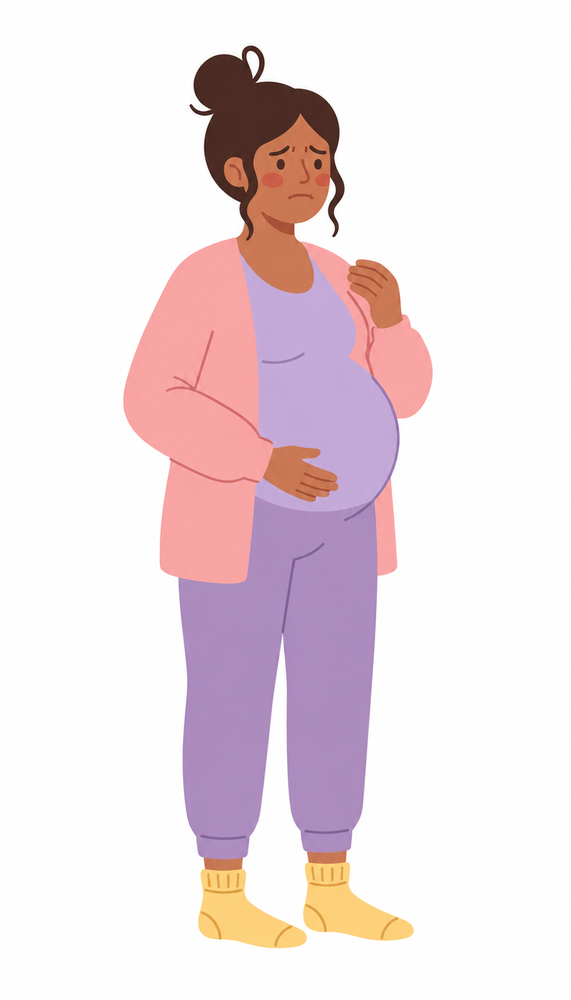
#> input picture characters/mum2/refs/images/b_lift1_0.png, 571 x 1000 px, shrunk from 768 x 1344 before the run
$ python profile_cmp.py ../characters/mum2/refs/images/b_lift1_0.png ../characters/mum2/refs/images/b_lift1_1.png 1.0 5
#> lines starting #> are read from the running program, lines starting #| are printed output that depends on the picture; after the words box and inside, x2 and y2 are one past the last pixel; in counts of white or black regions, pixels touching at a corner belong together
"""Silhouette profile comparison (measuring, not tracing): for each row band, the left/right extent of the figure in the
reference vs the render, reported in H units. Used to tune PARAMETERS numerically; never to copy contour points.
usage: python3 tools/profile_cmp.py <ref image> <render png> <Hpx> [step_px]"""
import sys, numpy as np
from PIL import Image
ref, ren, Hpx = sys.argv[1], sys.argv[2], float(sys.argv[3]); step = int(sys.argv[4]) if len(sys.argv) > 4 else 40
a = np.asarray(Image.open(ref).convert('RGB')).astype(int); b = np.asarray(Image.open(ren).convert('RGB')).astype(int)
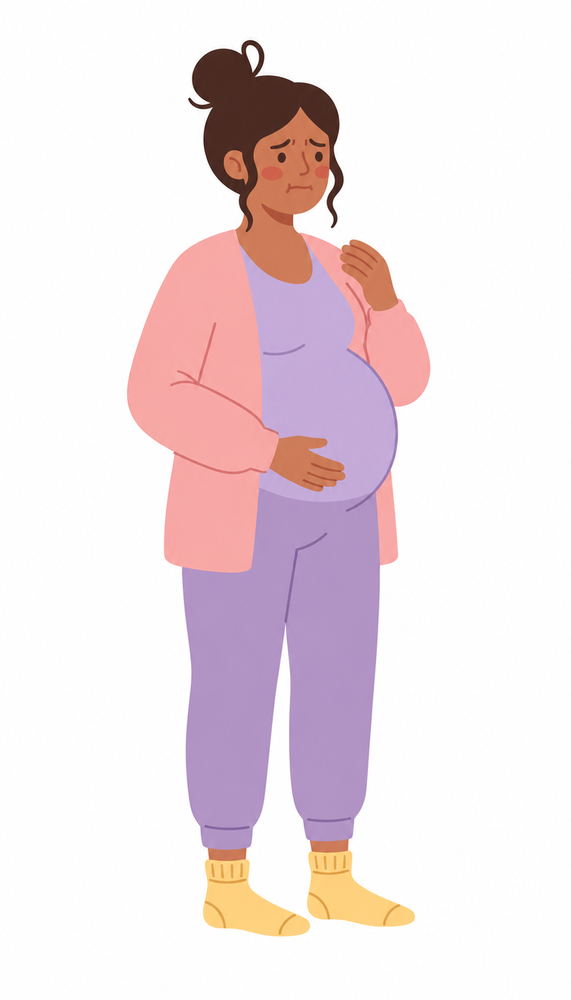
#> input picture characters/mum2/refs/images/b_lift1_1.png, 571 x 1000 px, shrunk from 768 x 1344 before the run
ma = np.abs(a - 255).sum(2) > 40; mb = np.abs(b - 255).sum(2) > 40
#> after `ma = np.abs(a - 255).sum(2) > 40`:
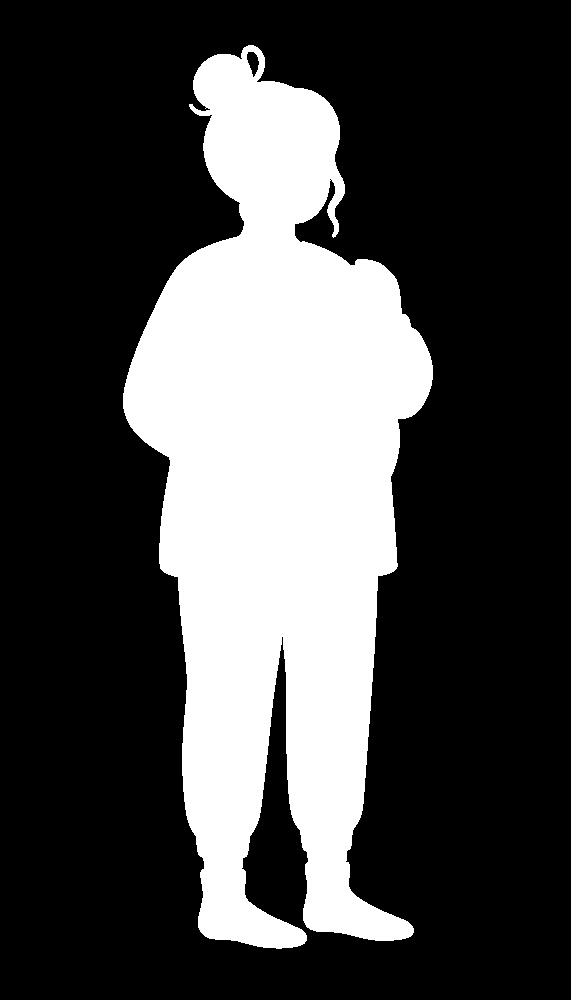
#> ma: shape (1000, 571) bool; 28% white; 1 white region, box (x1, y1, x2, y2) and area: (123, 45, 433, 949) 160150
#> after `mb = np.abs(b - 255).sum(2) > 40`:
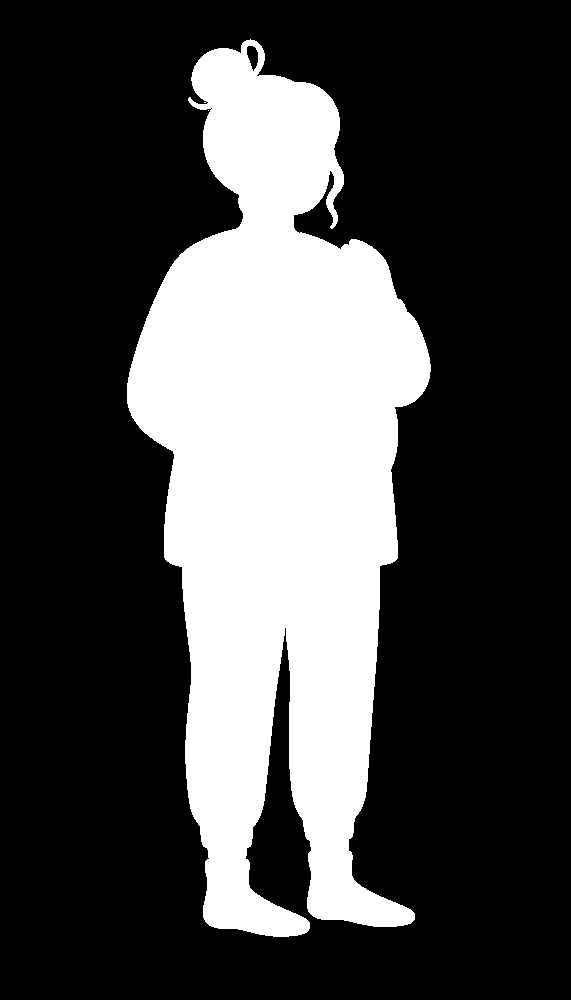
#> mb: shape (1000, 571) bool; 27.7% white; 2 white regions (1 under 20 px), largest, box (x1, y1, x2, y2) and area: (127, 39, 431, 937) 157953
ys = np.nonzero(ma.any(1))[0]; y0, y1 = ys.min(), ys.max()
#> after `ys = np.nonzero(ma.any(1))[0]`: ys = 904 values from 45 to 948
#> after `y0, y1 = (ys.min(), ys.max())`: y0 = 45; y1 = 948
print(f'{"y":>5} {"ref L":>7} {"ren L":>7} {"dL":>6} | {"ref R":>7} {"ren R":>7} {"dR":>6}   (H units; d = render - ref; * if |d| > 0.03)')
for y in range(y0, y1 + 1, step):
    ra, rb = np.nonzero(ma[y])[0], np.nonzero(mb[y])[0]
    if len(ra) == 0 and len(rb) == 0: continue
    f = lambda v: f'{v / Hpx:7.3f}' if v is not None else '    -  '
    L1, R1 = (ra.min(), ra.max()) if len(ra) else (None, None)
    L2, R2 = (rb.min(), rb.max()) if len(rb) else (None, None)
    dL = (L2 - L1) / Hpx if L1 is not None and L2 is not None else None
    dR = (R2 - R1) / Hpx if R1 is not None and R2 is not None else None
    fl = lambda d: (f'{d:6.3f}' + ('*' if abs(d) > 0.03 else ' ')) if d is not None else '   -   '
    print(f'{y:5d} {f(L1)} {f(L2)} {fl(dL)} | {f(R1)} {f(R2)} {fl(dR)}')
#> this loop made 181 passes
#> (L1, R1, L2, R2, dL, dR) on passes 2 to 4: (242, 260, 211, 263, -31, 3), (214, 263, 203, 264, -11, 1), (206, 264, 198, 264, -8, 0)
#|    45 248.000 241.000 -7.000* | 253.000 260.000  7.000*
#|    50 242.000 211.000 -31.000* | 260.000 263.000  3.000*
#|    55 214.000 203.000 -11.000* | 263.000 264.000  1.000*
#|    60 206.000 198.000 -8.000* | 264.000 264.000  0.000
#|    65 201.000 195.000 -6.000* | 264.000 262.000 -2.000*
#|    70 197.000 193.000 -4.000* | 263.000 260.000 -3.000*
#|    75 195.000 192.000 -3.000* | 261.000 275.000 14.000*
#|    80 193.000 191.000 -2.000* | 257.000 291.000 34.000*
#> (further printed lines are left out)
